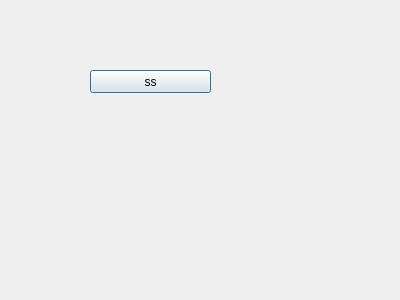
<?xml version="1.0" encoding="UTF-8"?>
<ui version="4.0">
 <class>LoginDlg</class>
 <widget class="QDialog" name="LoginDlg">
  <property name="geometry">
   <rect>
    <x>0</x>
    <y>0</y>
    <width>400</width>
    <height>300</height>
   </rect>
  </property>
  <property name="windowTitle">
   <string>Dialog</string>
  </property>
  <widget class="QPushButton" name="pushButton">
   <property name="geometry">
    <rect>
     <x>90</x>
     <y>70</y>
     <width>121</width>
     <height>23</height>
    </rect>
   </property>
   <property name="text">
    <string>ss</string>
   </property>
  </widget>
 </widget>
 <resources/>
 <connections>
  <connection>
   <sender>pushButton</sender>
   <signal>clicked()</signal>
   <receiver>LoginDlg</receiver>
   <slot>accept()</slot>
   <hints>
    <hint type="sourcelabel">
     <x>156</x>
     <y>88</y>
    </hint>
    <hint type="destinationlabel">
     <x>241</x>
     <y>172</y>
    </hint>
   </hints>
  </connection>
 </connections>
</ui>
